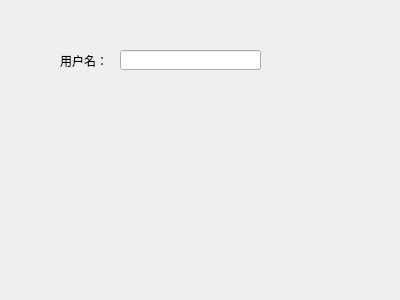
<?xml version="1.0" encoding="UTF-8"?>
<ui version="4.0">
 <class>accountSetWidget</class>
 <widget class="QWidget" name="accountSetWidget">
  <property name="geometry">
   <rect>
    <x>0</x>
    <y>0</y>
    <width>400</width>
    <height>300</height>
   </rect>
  </property>
  <property name="minimumSize">
   <size>
    <width>0</width>
    <height>0</height>
   </size>
  </property>
  <property name="windowTitle">
   <string>accountSetWidget</string>
  </property>
  <widget class="QLabel" name="labelUserName">
   <property name="geometry">
    <rect>
     <x>60</x>
     <y>50</y>
     <width>51</width>
     <height>21</height>
    </rect>
   </property>
   <property name="text">
    <string>用户名：</string>
   </property>
  </widget>
  <widget class="QLineEdit" name="lineEdit_UserName">
   <property name="geometry">
    <rect>
     <x>120</x>
     <y>50</y>
     <width>141</width>
     <height>20</height>
    </rect>
   </property>
  </widget>
 </widget>
 <layoutdefault spacing="6" margin="11"/>
 <resources/>
 <connections/>
</ui>
